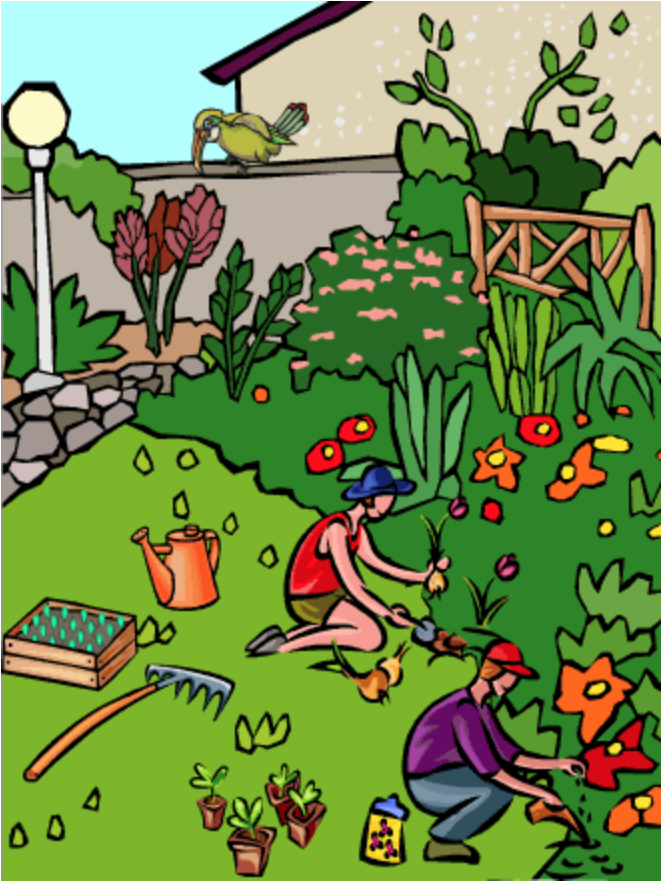
#> input picture Instruction/ImageManipulation/ImageE1.png, 661 x 881 px
$ jupyter execute 'Image Manipulation.ipynb'
#> lines starting #> are read from the running program, lines starting #| are printed output that depends on the picture
#> further down, LeftImage is the input picture: PIL image 661x881 RGB; mean R, G, B 111.8, 136.7, 75.4
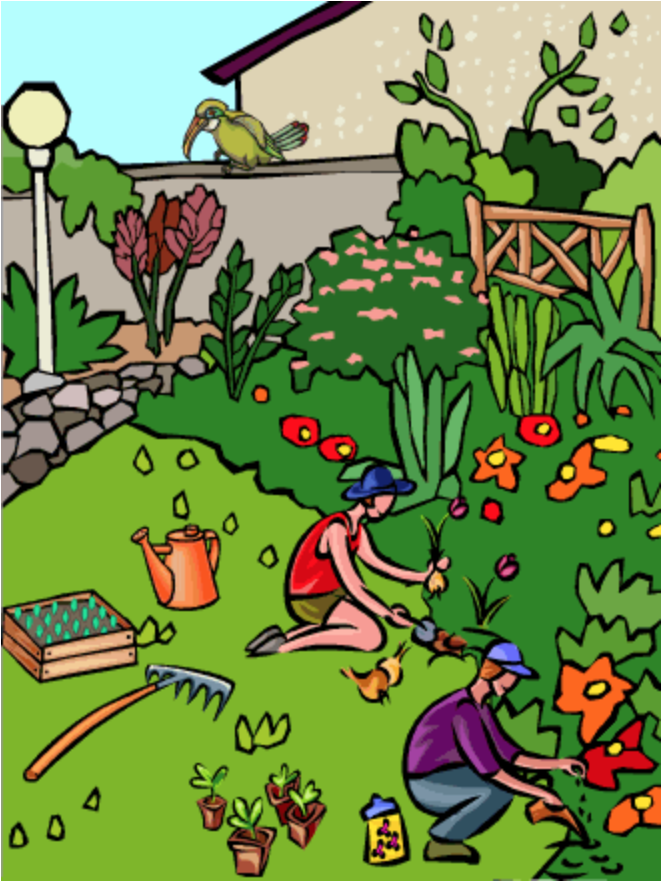
#> input picture Instruction/ImageManipulation/ImageE2.png, 661 x 881 px
#> further down, RightImage is the input picture: PIL image 661x881 RGB; mean R, G, B 112, 137.1, 75.2
# Image Manipulation

[cell 1]
#Import the necessary packages
import numpy
import Image

[cell 2]
def subtract(file1 , file2 , option = 'L'):

    #Open the two images files and convert to the desired format.
    #'CMYK' is default for convert, but 'L' is default for this function
#> called with file1 = 'ImageE1.png', file2 = 'ImageE2.png', option = 'L'
    A = numpy.asarray(Image.open(file1).convert(option))
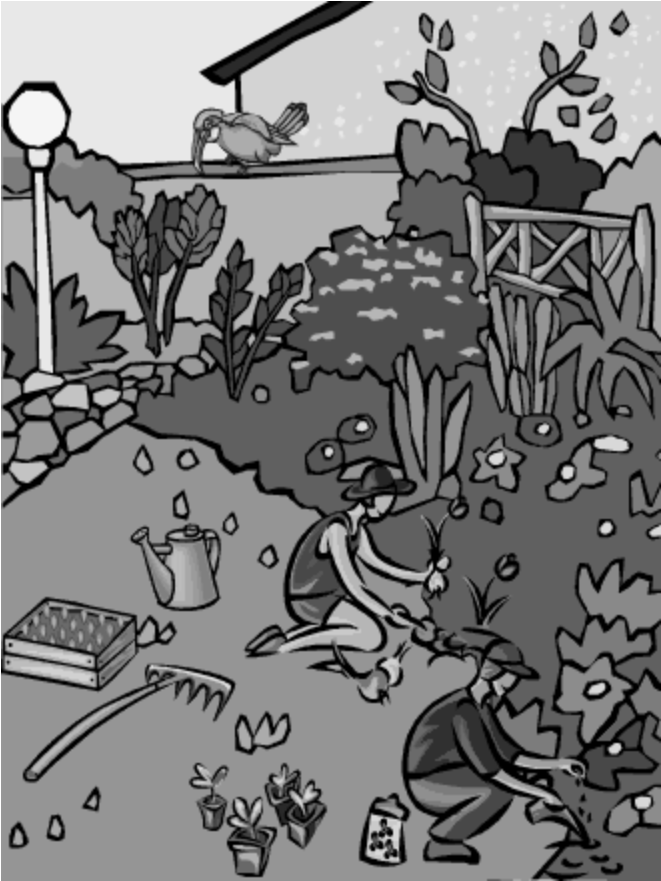
#> A: shape (881, 661); min 0, max 255, mean 122.2
    B = numpy.asarray(Image.open(file2).convert(option))
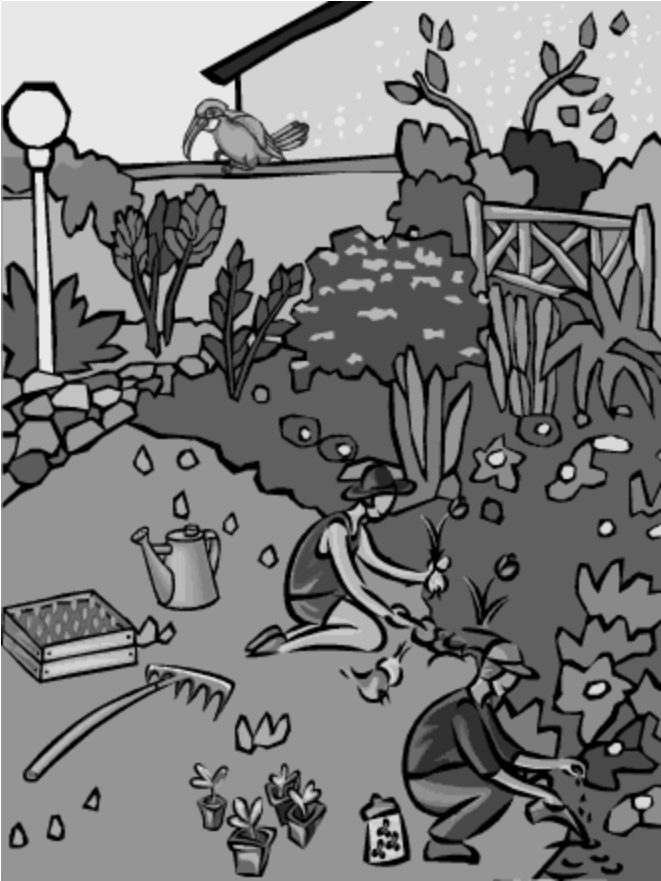
#> B: shape (881, 661); min 0, max 255, mean 122.5

    #Use numpy's array subtraction and built-in absolute value
    C = numpy.absolute(A-B)
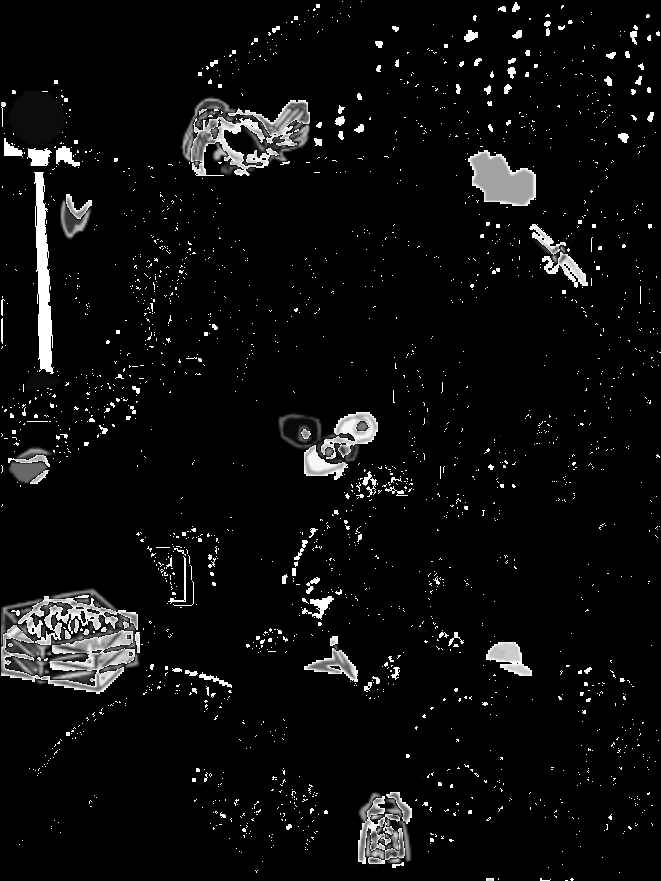
#> C: shape (881, 661); min 0, max 255, mean 13.3

    #This gives a tuple containing the dimensions of C
    dimensions = C.shape
#> dimensions = (881, 661)

    #The following try block will define "white" so we can invert the colors later. If C[0,0] is just aan
    #integer, len will return an exception. So in this case we just assign white to be 255 ourselves
    try:
        length = len(C[0,0])
        white = 255*numpy.ones(length, dtype = numpy.int)
    except:
        white = 255

    #Values in C range from 0 to 255, with 0 being black and 255 being white. Use the following loop to
    #invert the colors
    for i in range(dimensions[0]):
        for j in range(dimensions[1]):
            C[i,j] = white - C[i,j]
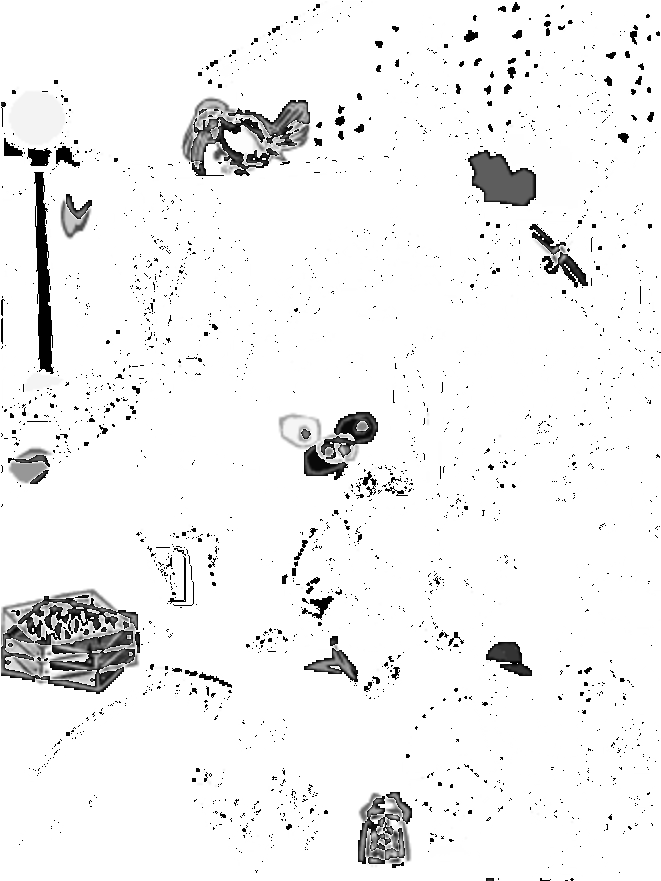
#> C: shape (881, 661); min 0, max 255, mean 241.7

    #convert array to an image and display. Could also save the image here if you wanted.
    img = Image.fromarray(C)
    img.show()
    #img.save(test.png)

[cell 3]
#Images were taken from neok12.com

#The subtraction works pretty well for images B,D,E
#Images H and I are a bit tougher
#Images A and F are probably the toughest
LeftImageFile =  'ImageE1.png'
RightImageFile = 'ImageE2.png'
option = 'L'

LeftImage = Image.open(LeftImageFile)
LeftImage.show()
RightImage = Image.open(RightImageFile)
RightImage.show()
